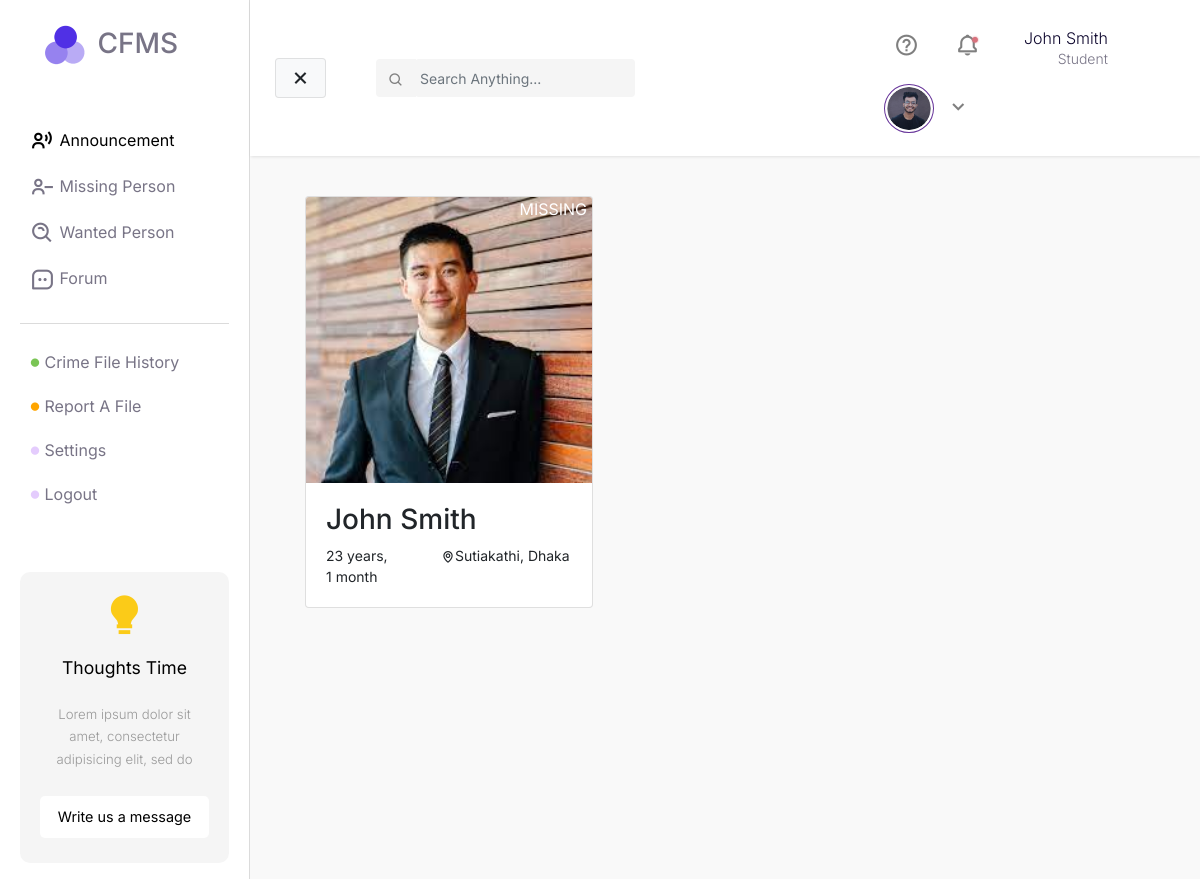
The page /missing-person/ (signed in) on the database its author committed.
### core/models.py (models this page shows)
class User(AbstractUser):
    email = models.EmailField(unique=True)
    nid = models.CharField(unique=True, max_length=20)

### missingPerson/models.py (models this page shows)
class MissingPerson(models.Model):
    STATUS_FOUND = "FOUND"
    STATUS_MISSING = "MISSING"
    STATUS_CHOICES = [
        (STATUS_FOUND, 'Found'),
        (STATUS_MISSING, 'Missing'),
    ]
    name = models.CharField(max_length=255)
    street = models.CharField(max_length=255)
    village = models.CharField(max_length=255)
    city = models.CharField(max_length=255, null=False)
    date = models.DateTimeField()
    birthDate = models.DateField(null=True)
    status = models.CharField(choices=STATUS_CHOICES, max_length=7, default=STATUS_MISSING)
    user = models.ForeignKey(settings.AUTH_USER_MODEL, on_delete=models.PROTECT)

### missingPerson/views.py (the view)
# urls.py: path('missing-person/', include('missingPerson.urls')),
def missingPerson(request):
    missingPersons = MissingPerson.objects.all()
    context = {
        "missingPersons": missingPersons,
    }
    return render(request, 'missing-person.html', context)

### templates/missing-person.html (shortened to what this page needs)
{% extends "base.html" %} {% block css %} {% load static %}
<link rel="stylesheet" href="{% static 'css/style.css' %}" />
{% endblock %} {% block main %}
<div id="main-wrapper" class="container missing-page">
  <div class="row">
    {% if missingPersons %}
    <div>
      {% for person in missingPersons %}
      <div class="col-md-3 person">
        <a href="">
          <div class="card" style="width: 18rem">
            <img
              class="card-img-top"
              src="{% static 'files/missing-profile.jpeg' %}"
              alt="Card image cap"
            />
            <div class="status">{{person.status}}</div>
            <div class="card-body">
              <h3 class="card-text">{{ person.name }}</h3>
              <div class="row person-basic-info" style="font-size: 14px">
                <div class="col-5">
                  {% if person.birthdate|timesince|wordcount > 2 %}
                  <span
                    >{{ person.birthDate|timesince|truncatewords:2|slice:":-3"
                    }}
                  </span>
                  {% else %}
                  <span> {{ person.birthDate|timesince}} </span>
                  {% endif %}
                </div>
                <div class="col-7">
                  <i class="bx bx-map"></i>{{person.village}}, {{ person.city }}
                </div>
              </div>
            </div>
          </div>
        </a>
      </div>
    </div>
    {% endfor %} {% else %}
    <div>
      <h2>No person in the list</h2>
    </div>
    {% endif %}
  </div>
  {% endblock %}

### templates/base.html (shortened to what this page needs)
<!DOCTYPE html>
<html lang="en">
  <head>
    {% load static %}
    <link
      href="https://unpkg.com/boxicons@2.1.1/css/boxicons.min.css"
      rel="stylesheet"
    />
    <link
      rel="stylesheet"
      href="https://stackpath.bootstrapcdn.com/bootstrap/4.1.0/css/bootstrap.min.css"
    />
    <link
      rel="stylesheet"
      href="https://cdn.jsdelivr.net/npm/boxicons@latest/css/boxicons.min.css"
    />
    <link
      rel="stylesheet"
      href="https://cdnjs.cloudflare.com/ajax/libs/font-awesome/6.0.0/css/all.min.css"
    />
    <link
      rel="stylesheet"
      href="https://cdn.jsdelivr.net/npm/bootstrap-icons@1.4.1/font/bootstrap-icons.css"
    />
    <link rel="stylesheet" href="{% static 'css/base.css'%}" />
    {% block css %} {% endblock %}
  </head>
  <body>
    <div class="wrapper">
      <nav id="sidebar">
        <div class="sidebar-header">
          <h3>
            <img class="logo" src="{% static 'files/logo.png' %}" alt="" /> CFMS
          </h3>
        </div>
        <ul class="list-unstyled components">
          <li class="active">
            <a href="#"><i class="bx bx-user-voice"></i> Announcement</a>
          </li>
          <li>
            <a href="{% url 'missingPerson' %}"
              ><i class="bx bx-user-minus"></i> Missing Person</a
            >
          </li>
          <li>
            <a href="#"><i class="bx bx-search-alt"></i> Wanted Person</a>
          </li>
          <li>
            <a href="#"><i class="bx bx-message-square-dots"></i> Forum</a>
          </li>
        </ul>
        <ul class="list-unstyled sidebar-second-part">
          <li>
            <a href="{% url 'fileHistoryView' %}"
              ><i class="crime-history bx bxs-circle"></i> Crime File History</a
            >
          </li>
          <li>
            <a href="{% url 'addFileView' %}"
              ><i class="crime-report bx bxs-circle"></i> Report A File</a
            >
          </li>
          <li>
            <a href="#"><i class="crime-forum bx bxs-circle"></i> Settings</a>
          </li>
          <li>
            {% if request.user.is_authenticated %}
            <a href="{% url 'logoutView' %}"
              ><i class="crime-logout bx bxs-circle"></i> Logout</a
            >
            {% else %}
            <a href="{% url 'loginView' %}"
              ><i class="crime-logout bx bxs-circle"></i> Login</a
            >
            {% endif %}
          </li>
        </ul>
        <ul class="list-unstyled CTAs">
          <li>
            <i class="bx bxs-bulb"></i>
          </li>
          <li>
            <p class="title"><strong>Thoughts Time</strong></p>
          </li>
          <li class="text">
            <p>
              Lorem ipsum dolor sit amet, consectetur adipisicing elit, sed do
            </p>
          </li>
          <li>
            <a href="">Write us a message</a>
          </li>
        </ul>
      </nav>
      <div id="content">
        <nav class="navbar navbar-expand-lg navbar-light sticky-top">
          <div class="container-fluid">
            <button type="button" id="sidebarCollapse" class="btn btn-light">
              <i id="menu-collapse-button" class="bx bx-x"></i>
            </button>
            <div class="input-group top-search-form">
              <div class="input-group-prepend">
                <button class="btn btn-outline-light" type="button">
                  <i class="bx bx-search" style="color: gray"></i>
                </button>
              </div>
              <form action="post">
                <input
                  type="text"
                  class="form-control"
                  placeholder="Search Anything..."
                  aria-label=""
                  aria-describedby="basic-addon1"
                />
              </form>
            </div>
            <div class="collapse navbar-collapse" id="navbarSupportedContent">
              <ul class="nav navbar-nav ml-auto">
                <li class="nav-item">
                  <a class="nav-link" href="#"
                    ><i class="bx bx-help-circle"></i
                  ></a>
                </li>
                {% if request.user.is_authenticated %}
                <li class="nav-item">
                  <a class="nav-link before-dot" href="#"
                    ><i class="bx bx-bell"></i
                  ></a>
                </li>
                <li class="nav-item">
                  <a class="nav-link"
                    ><p class="name">
                      {{ request.user.first_name }} {{ request.user.last_name }}
                    </p>
                    <p class="profession">Student</p></a
                  >
                </li>
                {% endif %} {% if request.user.is_authenticated %}
                <div class="dropdown nav-link">
                  <a
                    class="row top-profile-btn"
                    type="button"
                    id="dropdownMenuButton"
                    data-toggle="dropdown"
                    aria-haspopup="true"
                    aria-expanded="false"
                  >
                    <div class="col-md-4">
                      <img src="{% static 'files/profile-pic.png' %}" alt="" />
                    </div>
                    <div class="col-md-2">
                      <i class="bx bx-chevron-down"></i>
                    </div>
                  </a>
                </div>
                {% else %}
                <a href="{% url 'loginView' %}" class="btn btn-secondary"
                  >Login</a
                >
                {% endif %}
              </ul>
            </div>
          </div>
        </nav>
        <div class="main-body">
          <div class="body-content">{% block main %} {% endblock %}</div>
        </div>
      </div>
    </div>
  </body>
</html>

### static/css/base.css (style rules this page uses)
body { font-family: "Inter", sans-serif; background-color: #fff; }
i { vertical-align: middle; }
p { font-family: "Inter", sans-serif; font-size: 1.1em; font-weight: 300; line-height: 1.7em; color: #999; }
a, a:hover, a:focus { color: inherit; text-decoration: none; transition: all 0.3s; }
.navbar { padding: 15px 10px; background: #fff; border: none; border-radius: 0; box-shadow: 1px 1px 3px rgba(0, 0, 0, 0.1); }
.navbar-nav { align-items: center; }
.nav-link i { font-size: 25px; margin: 5px; padding: 5px; }
.before-dot { position: relative; }
.before-dot::before { content: "•"; color: #d8727d; text-shadow: #d8727d 0 0 2px; position: absolute; font-size: 18px; top: 10px; right: 18px; }
.top-profile-btn { cursor: pointer; }
.nav-link .name { margin: 0; margin-left: 18px; font-size: 16px; text-align: right; color: #0d062d; }
.nav-link .profession { margin: 0; line-height: 1; text-align: right; font-size: 14px; color: #787486; }
a.top-profile-btn { max-width: 400px; }
a.top-profile-btn img { max-width: 50px; border-radius: 50%; border: 1px solid rebeccapurple; padding: 2px; }
.top-search-form { max-width: 500px; margin-left: 50px; }
.top-search-form input { border: none; background-color: #f5f5f5; font-size: 14px; color: #787486; padding: 10px 5px; }
.top-search-form button { font-size: 16px; background-color: #f5f5f5; cursor: default !important; border: none; }
.wrapper { display: flex; width: 100%; align-items: stretch; }
#sidebar { min-width: 250px; max-width: 250px; background: #fff; color: #787486; transition: all 0.3s; padding: 0 20px; border-right: 1px solid #dbdbdb; }
#sidebar .sidebar-header { padding: 20px; background: #fff; }
#sidebar .sidebar-header .logo { max-width: 50px; }
#sidebar ul.components { padding: 20px 0; border-bottom: 1px solid #dbdbdb; }
#sidebar ul p { padding: 10px; }
#sidebar ul li a { padding: 10px; font-size: 16px; display: block; }
#sidebarCollapse { border-color: rgba(0, 0, 0, 0.1); }
#sidebarCollapse i { font-size: 25px; }
#sidebar ul li.active > a, a[aria-expanded="true"] { color: #000; }
ul li i { font-size: 25px; }
.sidebar-second-part li i { font-size: 10px; }
.sidebar-second-part li i.crime-history { color: #7ac555; }
.sidebar-second-part li i.crime-report { color: #ffa500; }
.sidebar-second-part li i.crime-forum { color: #e4ccfd; }
.sidebar-second-part li i.crime-logout { color: #e4ccfd; }
ul.CTAs { padding: 20px; margin-top: 7vh; border-radius: 10px; }
ul.CTAs a { text-align: center; font-size: 0.9em !important; display: block; border-radius: 5px; margin-bottom: 5px; background-color: #fff; color: #000000; font-size: 14px; }
ul.CTAs .title { text-align: center; color: #000; padding: 0; margin: 0; }
ul.CTAs .text { font-size: 12px; color: #000; text-align: center; }
ul.CTAs i { text-align: center; font-size: 2.9em !important; display: block; border-radius: 5px; margin-bottom: 5px; color: #fbcb18; }
ul.CTAs { background-color: #f5f5f5; }
#content { width: 100%; min-height: 100vh; transition: all 0.3s; background-color: #f9f9f9; }
.main-body .body-content { padding: 40px 40px; }

### static/css/style.css (style rules this page uses)
.main-body { background-color: #f9f9f9; }
.missing-page .person img { position: relative; }
.missing-page .person .status { position: absolute; top: 0; right: 0; color: #fff; padding: 0 5px; }

### rows shown on the page
User: user.first_name "John", user.last_name "Smith"
MissingPerson: status "MISSING", name "John Smith", birthDate "23 years, 1 month", village "Sutiakathi", city "Dhaka"
